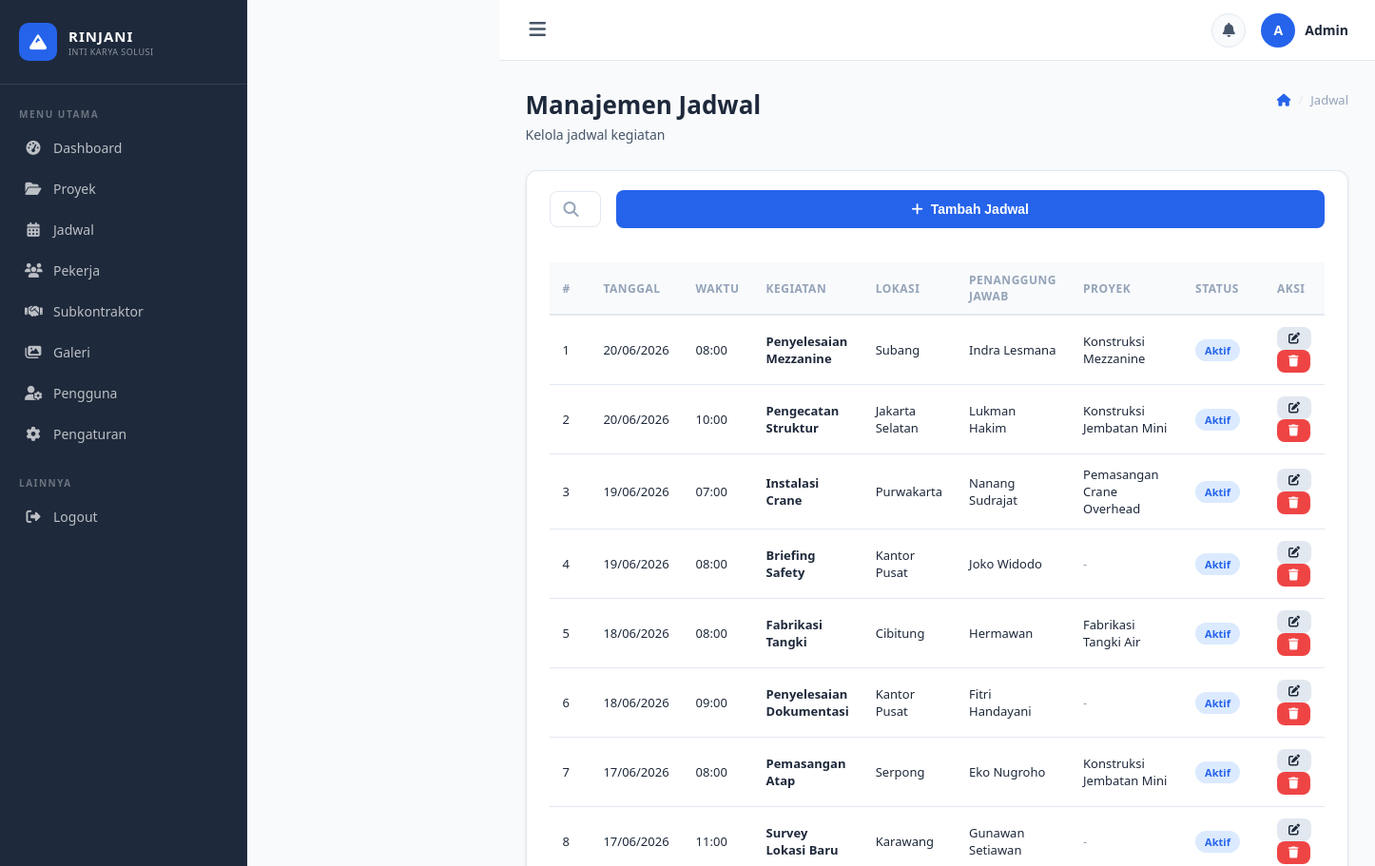
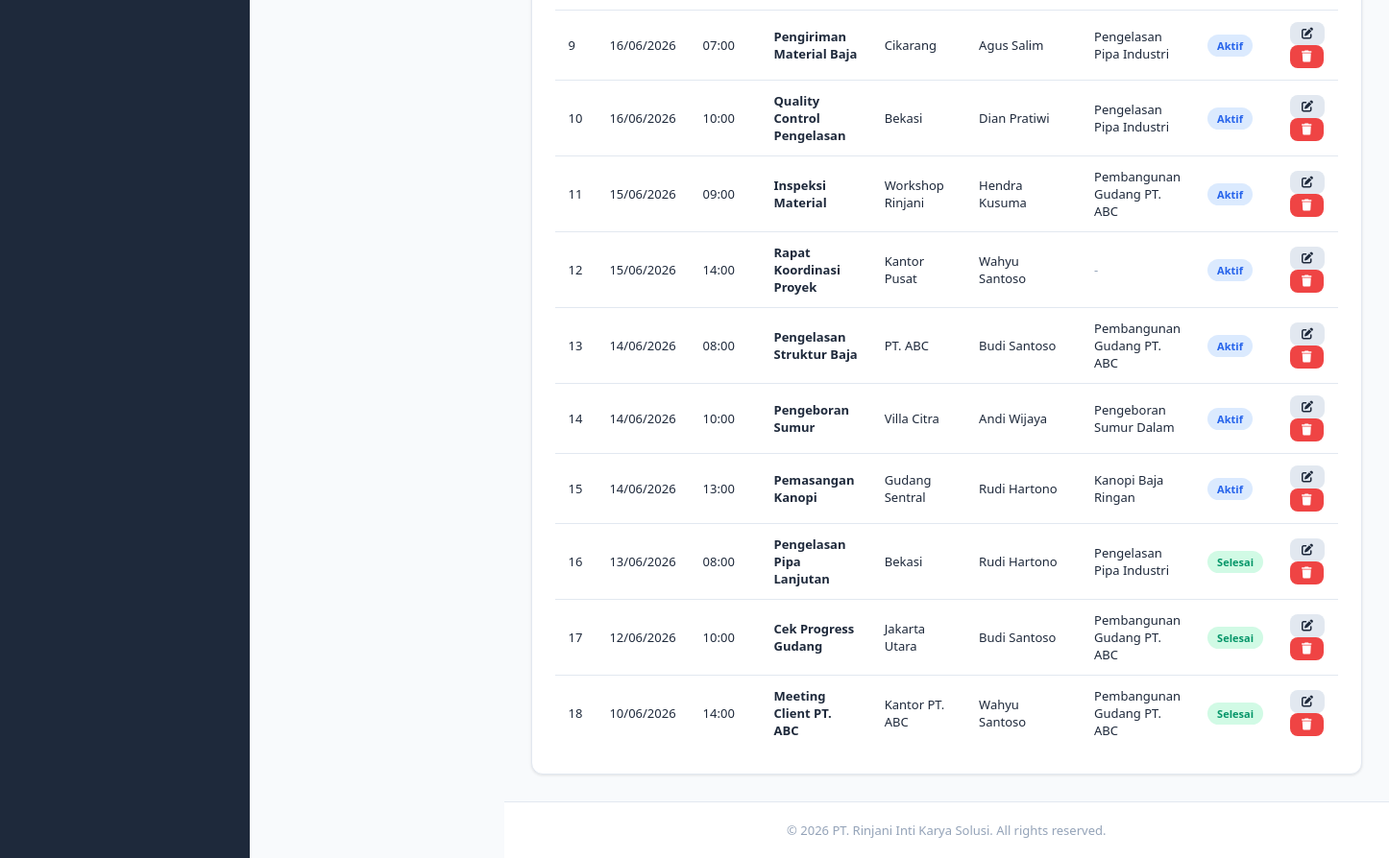
The page /jadwal.php (signed in) on the database its author committed (2 pictures, top to bottom).
### tables this page shows
CREATE TABLE IF NOT EXISTS jadwal (
    id INT AUTO_INCREMENT PRIMARY KEY,
    kegiatan VARCHAR(200) NOT NULL,
    tanggal DATE NOT NULL,
    waktu TIME,
    lokasi VARCHAR(200),
    penanggung_jawab VARCHAR(100),
    proyek_id INT,
    status ENUM('Aktif','Selesai','Dibatalkan') DEFAULT 'Aktif',
    created_at TIMESTAMP DEFAULT CURRENT_TIMESTAMP,
    FOREIGN KEY (proyek_id) REFERENCES proyek(id) ON DELETE SET NULL
);

CREATE TABLE IF NOT EXISTS proyek (
    id INT AUTO_INCREMENT PRIMARY KEY,
    nama_proyek VARCHAR(200) NOT NULL,
    deskripsi TEXT,
    lokasi VARCHAR(200),
    tanggal_mulai DATE,
    tanggal_selesai DATE,
    status ENUM('Berjalan','Selesai','Tertunda') DEFAULT 'Berjalan',
    foto VARCHAR(255),
    created_at TIMESTAMP DEFAULT CURRENT_TIMESTAMP
);

### jadwal.php (the view, shortened to what this page needs)
<?php
require_once '../config/config.php';
$list = $conn->query("SELECT j.*, p.nama_proyek FROM jadwal j LEFT JOIN proyek p ON j.proyek_id = p.id ORDER BY j.tanggal DESC, j.waktu ASC");
include '../includes/header.php'; include '../includes/sidebar.php';
?>
<div class="main-wrapper">
    <div class="topbar">
        <div class="topbar-left"><button class="sidebar-toggle" id="sidebarToggle"><i class="fas fa-bars"></i></button></div>
        <div class="topbar-right">
            <div class="topbar-notif"><i class="fas fa-bell"></i></div>
            <div class="topbar-user">
                <div class="topbar-avatar"><?php echo strtoupper(substr($_SESSION['user_nama'],0,1)); ?></div>
                <span class="topbar-username"><?php echo htmlspecialchars($_SESSION['user_nama']); ?></span>
            </div>
        </div>
    </div>
    <div class="main-content">
        <div class="page-header">
            <div class="breadcrumb">
                <a href="dashboard.php"><i class="fas fa-home"></i></a>
                <span class="breadcrumb-sep">/</span><span>Jadwal</span>
            </div>
            <h1>Manajemen Jadwal</h1>
            <p>Kelola jadwal kegiatan</p>
        </div>
        <div class="card">
            <div class="card-header" style="padding:20px 24px;">
                <div class="page-actions" style="margin:0; width:100%;">
                    <div class="search-box"><i class="fas fa-search"></i><input type="text" id="searchInput" placeholder="Cari jadwal..."></div>
                    <button class="btn btn-primary" data-modal="tambahModal"><i class="fas fa-plus"></i> Tambah Jadwal</button>
                </div>
            </div>
            <div class="card-body" style="padding:0 24px 24px;">
                <div class="table-responsive">
                    <table>
                        <thead>
                            <tr><th>#</th><th>Tanggal</th><th>Waktu</th><th>Kegiatan</th><th>Lokasi</th><th>Penanggung Jawab</th><th>Proyek</th><th>Status</th><th>Aksi</th></tr>
                        </thead>
                        <tbody>
                        <?php $no=1; while ($r = $list->fetch_assoc()): ?>
                            <tr>
                                <td><?php echo $no++; ?></td>
                                <td><?php echo date('d/m/Y', strtotime($r['tanggal'])); ?></td>
                                <td><?php echo date('H:i', strtotime($r['waktu'])); ?></td>
                                <td><strong><?php echo htmlspecialchars($r['kegiatan']); ?></strong></td>
                                <td><?php echo htmlspecialchars($r['lokasi']); ?></td>
                                <td><?php echo htmlspecialchars($r['penanggung_jawab']); ?></td>
                                <td><?php echo $r['nama_proyek'] ? htmlspecialchars($r['nama_proyek']) : '<span style="color:var(--text-light)">-</span>'; ?></td>
                                <td>
                                    <?php $b=['Aktif'=>'primary','Selesai'=>'success','Dibatalkan'=>'danger']; ?>
                                    <span class="badge badge-<?php echo $b[$r['status']]??'secondary'; ?>"><?php echo $r['status']; ?></span>
                                </td>
                                <td>
                                    <button class="btn btn-secondary btn-sm" onclick='openEditModal(<?php echo json_encode(["id"=>$r["id"],"kegiatan"=>$r["kegiatan"],"tanggal"=>$r["tanggal"],"waktu"=>substr($r["waktu"],0,5),"lokasi"=>$r["lokasi"],"penanggung_jawab"=>$r["penanggung_jawab"],"status"=>$r["status"],"proyek_id"=>$r["proyek_id"]]); ?>)'>
                                        <i class="fas fa-edit"></i>
                                    </button>
                                    <a href="?hapus=<?php echo $r['id']; ?>" class="btn btn-danger btn-sm btn-delete"><i class="fas fa-trash"></i></a>
                                </td>
                            </tr>
                        <?php endwhile; ?>
                        </tbody>
                    </table>
                </div>
            </div>
        </div>
    </div>
    <?php include '../includes/footer.php'; ?>

### style.css (style rules this page uses)
* { margin: 0; padding: 0; box-sizing: border-box; }
:root { --primary: #2563eb; --primary-dark: #1d4ed8; --primary-light: #dbeafe; --secondary: #10b981; --secondary-light: #d1fae5; --warning: #f59e0b; --warning-light: #fef3c7; --danger: #ef4444; --danger-light: #fee2e2; --purple: #8b5cf6; --purple-light: #ede9fe; --orange: #f97316; --orange-light: #ffedd5; --sidebar-bg: #1e293b; --sidebar-width: 260px; --text-dark: #1e293b; --text-medium: #475569; --text-light: #94a3b8; --border: #e2e8f0; --bg: #f8fafc; --white: #ffffff; --shadow: 0 1px 3px rgba(0,0,0,0.1); --shadow-md: 0 4px 6px -1px rgba(0,0,0,0.1); --radius: 12px; --radius-sm: 8px; }
body { font-family: 'Segoe UI', system-ui, -apple-system, sans-serif; background: var(--bg); color: var(--text-dark); display: flex; min-height: 100vh; }
.btn { display: inline-flex; align-items: center; justify-content: center; gap: 8px; padding: 12px 20px; border: none; border-radius: var(--radius-sm); font-size: 14px; font-weight: 600; cursor: pointer; transition: all 0.2s; text-decoration: none; }
.btn-primary { background: var(--primary); color: white; width: 100%; }
.btn-secondary { background: var(--border); color: var(--text-dark); }
.btn-danger { background: var(--danger); color: white; }
.btn-sm { padding: 6px 12px; font-size: 12px; }
.main-wrapper { margin-left: var(--sidebar-width); flex: 1; display: flex; flex-direction: column; min-height: 100vh; }
.topbar { background: var(--white); border-bottom: 1px solid var(--border); padding: 0 28px; height: 64px; display: flex; align-items: center; justify-content: space-between; position: sticky; top: 0; z-index: 50; }
.topbar-left { display: flex; align-items: center; gap: 16px; }
.sidebar-toggle { background: none; border: none; font-size: 20px; color: var(--text-medium); cursor: pointer; padding: 4px; }
.topbar-right { display: flex; align-items: center; gap: 16px; }
.topbar-notif { position: relative; width: 36px; height: 36px; border-radius: 50%; background: var(--bg); border: 1px solid var(--border); display: flex; align-items: center; justify-content: center; cursor: pointer; color: var(--text-medium); font-size: 15px; }
.topbar-user { display: flex; align-items: center; gap: 10px; cursor: pointer; }
.topbar-avatar { width: 36px; height: 36px; border-radius: 50%; background: var(--primary); color: white; display: flex; align-items: center; justify-content: center; font-size: 14px; font-weight: 700; }
.topbar-username { font-size: 14px; font-weight: 600; color: var(--text-dark); }
.main-content { padding: 28px; flex: 1; }
.page-header { margin-bottom: 28px; }
.page-header h1 { font-size: 26px; font-weight: 700; color: var(--text-dark); }
.page-header p { color: var(--text-medium); font-size: 14px; margin-top: 4px; }
.breadcrumb { display: flex; align-items: center; gap: 8px; font-size: 13px; color: var(--text-light); float: right; margin-top: 4px; }
.breadcrumb a { color: var(--primary); text-decoration: none; }
.breadcrumb-sep { color: var(--border); }
.card { background: var(--white); border-radius: var(--radius); box-shadow: var(--shadow); border: 1px solid var(--border); overflow: hidden; }
.card-header { padding: 20px 24px 0; display: flex; align-items: center; justify-content: space-between; margin-bottom: 16px; }
.card-body { padding: 0 24px 24px; }
.badge { padding: 4px 10px; border-radius: 100px; font-size: 11px; font-weight: 600; }
.badge-success { background: var(--secondary-light); color: #059669; }
.badge-primary { background: var(--primary-light); color: var(--primary); }
.table-responsive { overflow-x: auto; }
table { width: 100%; border-collapse: collapse; font-size: 13px; }
table th { text-align: left; padding: 10px 14px; font-size: 12px; font-weight: 700; color: var(--text-light); text-transform: uppercase; letter-spacing: 0.5px; border-bottom: 2px solid var(--border); background: var(--bg); }
table td { padding: 12px 14px; border-bottom: 1px solid var(--border); color: var(--text-dark); vertical-align: middle; }
table tr:last-child td { border-bottom: none; }
.page-actions { display: flex; align-items: center; justify-content: space-between; margin-bottom: 20px; gap: 16px; }
.search-box { display: flex; align-items: center; gap: 8px; background: var(--white); border: 1px solid var(--border); border-radius: var(--radius-sm); padding: 0 14px; flex: 1; max-width: 320px; }
.search-box i { color: var(--text-light); }

### rows shown on the page
jadwal: tanggal "20/06/2026", waktu "08:00", kegiatan "Penyelesaian Mezzanine", lokasi "Subang", penanggung_jawab "Indra Lesmana", proyek.nama_proyek "Konstruksi Mezzanine", status "Aktif"
jadwal: tanggal "20/06/2026", waktu "10:00", kegiatan "Pengecatan Struktur", lokasi "Jakarta Selatan", penanggung_jawab "Lukman Hakim", proyek.nama_proyek "Konstruksi Jembatan Mini", status "Aktif"
jadwal: tanggal "19/06/2026", waktu "07:00", kegiatan "Instalasi Crane", lokasi "Purwakarta", penanggung_jawab "Nanang Sudrajat", proyek.nama_proyek "Pemasangan Crane Overhead", status "Aktif"
jadwal: tanggal "19/06/2026", waktu "08:00", kegiatan "Briefing Safety", lokasi "Kantor Pusat", penanggung_jawab "Joko Widodo", status "Aktif"
jadwal: tanggal "18/06/2026", waktu "08:00", kegiatan "Fabrikasi Tangki", lokasi "Cibitung", penanggung_jawab "Hermawan", proyek.nama_proyek "Fabrikasi Tangki Air", status "Aktif"
jadwal: tanggal "18/06/2026", waktu "09:00", kegiatan "Penyelesaian Dokumentasi", lokasi "Kantor Pusat", penanggung_jawab "Fitri Handayani", status "Aktif"
jadwal: tanggal "17/06/2026", waktu "08:00", kegiatan "Pemasangan Atap", lokasi "Serpong", penanggung_jawab "Eko Nugroho", proyek.nama_proyek "Konstruksi Jembatan Mini", status "Aktif"
jadwal: tanggal "17/06/2026", waktu "11:00", kegiatan "Survey Lokasi Baru", lokasi "Karawang", penanggung_jawab "Gunawan Setiawan", status "Aktif"
jadwal: tanggal "16/06/2026", waktu "07:00", kegiatan "Pengiriman Material Baja", lokasi "Cikarang", penanggung_jawab "Agus Salim", proyek.nama_proyek "Pengelasan Pipa Industri", status "Aktif"
jadwal: tanggal "16/06/2026", waktu "10:00", kegiatan "Quality Control Pengelasan", lokasi "Bekasi", penanggung_jawab "Dian Pratiwi", proyek.nama_proyek "Pengelasan Pipa Industri", status "Aktif"
jadwal: tanggal "15/06/2026", waktu "09:00", kegiatan "Inspeksi Material", lokasi "Workshop Rinjani", penanggung_jawab "Hendra Kusuma", proyek.nama_proyek "Pembangunan Gudang PT. ABC", status "Aktif"
jadwal: tanggal "15/06/2026", waktu "14:00", kegiatan "Rapat Koordinasi Proyek", lokasi "Kantor Pusat", penanggung_jawab "Wahyu Santoso", status "Aktif"
jadwal: tanggal "14/06/2026", waktu "08:00", kegiatan "Pengelasan Struktur Baja", lokasi "PT. ABC", penanggung_jawab "Budi Santoso", proyek.nama_proyek "Pembangunan Gudang PT. ABC", status "Aktif"
jadwal: tanggal "14/06/2026", waktu "10:00", kegiatan "Pengeboran Sumur", lokasi "Villa Citra", penanggung_jawab "Andi Wijaya", proyek.nama_proyek "Pengeboran Sumur Dalam", status "Aktif"
jadwal: tanggal "14/06/2026", waktu "13:00", kegiatan "Pemasangan Kanopi", lokasi "Gudang Sentral", penanggung_jawab "Rudi Hartono", proyek.nama_proyek "Kanopi Baja Ringan", status "Aktif"
jadwal: tanggal "13/06/2026", waktu "08:00", kegiatan "Pengelasan Pipa Lanjutan", lokasi "Bekasi", penanggung_jawab "Rudi Hartono", proyek.nama_proyek "Pengelasan Pipa Industri", status "Selesai"
jadwal: tanggal "12/06/2026", waktu "10:00", kegiatan "Cek Progress Gudang", lokasi "Jakarta Utara", penanggung_jawab "Budi Santoso", proyek.nama_proyek "Pembangunan Gudang PT. ABC", status "Selesai"
jadwal: tanggal "10/06/2026", waktu "14:00", kegiatan "Meeting Client PT. ABC", lokasi "Kantor PT. ABC", penanggung_jawab "Wahyu Santoso", proyek.nama_proyek "Pembangunan Gudang PT. ABC", status "Selesai"

### other values the page prints
substr($_SESSION['user_nama'],0,1) "A"
$_SESSION['user_nama'] "Admin"
